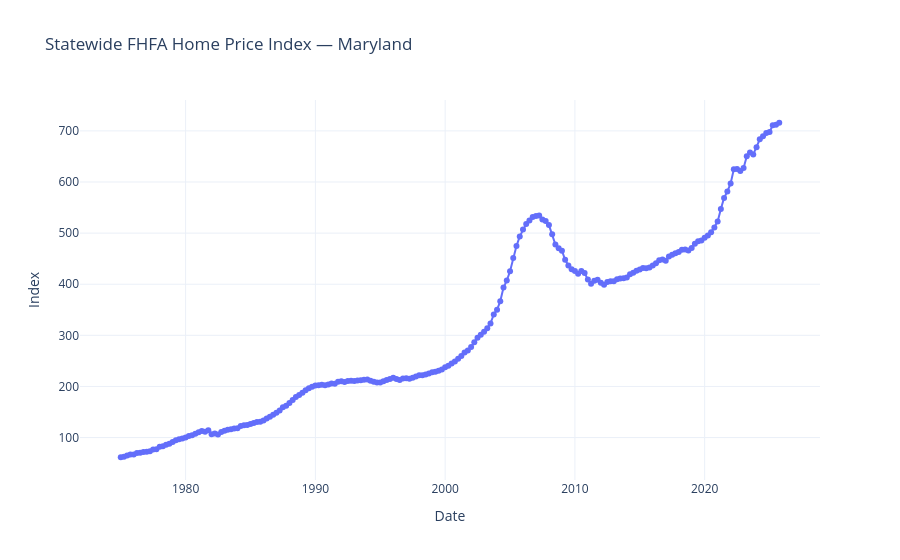

The notebook cell this image was saved under:
### Code cell
title = FRED_SERIES_TITLES["fhfa_hpi"]
df_m = housing_df[housing_df["metric"] == title].sort_values("date")

fig = go.Figure()
fig.add_trace(go.Scatter(
    x=df_m["date"],
    y=df_m["value"],
    mode="lines+markers",
    name="FHFA Home Price Index"
))

fig.update_layout(
    title="Statewide FHFA Home Price Index — Maryland",
    xaxis_title="Date",
    yaxis_title="Index",
    template="plotly_white"
)

fig.show()

### Figure 1 — Plotly figure (JSON) as saved in the notebook; plotly's stock layout.template omitted (floating-point values rounded to 4 significant figures; data arrays with more than 128 entries replaced by an {"elided": "..."} marker saying what was removed)
{"data": [{"mode": "lines+markers", "name": "FHFA Home Price Index", "type": "scatter", "x": {"elided": "204 str values"}, "y": {"elided": "204 float values"}}], "layout": {"title": {"text": "Statewide FHFA Home Price Index — Maryland"}, "xaxis": {"title": {"text": "Date"}}, "yaxis": {"title": {"text": "Index"}}}}
